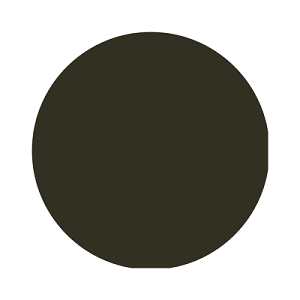
#> input picture images/circle1.png, 300 x 300 px
$ jupyter execute convertScaleAbs.ipynb   (older library calls are emulated)
#> lines starting #> are read from the running program, lines starting #| are printed output that depends on the picture; after the words box and inside, x2 and y2 are one past the last pixel; in counts of white or black regions, pixels touching at a corner belong together
[cell 1]
import numpy as np
import cv2
import matplotlib.pyplot as plt

# load image

[cell 2]
image = cv2.imread("../images/circle1.png")
#> image is the input picture: shape (300, 300, 3); mean B, G, R 146.1, 153, 154
image = cv2.cvtColor(image, cv2.COLOR_BGR2GRAY)
#> image: shape (300, 300)
print(image.shape)
#| (300, 300)
plt.imshow(image, cmap="gray")

[cell 3]
np.unique(image)
#> Out = 232 values from 15 to 255

## THRESH_OTSU

[cell 4]
retval, binary = cv2.threshold(
    src=image,
    thresh=150, # 阈值
    maxval=255, # dst图像中最大值 只对 THRESH_BINARY 和 THRESH_BINARY_INV 有效果
    type=cv2.THRESH_BINARY_INV,
)
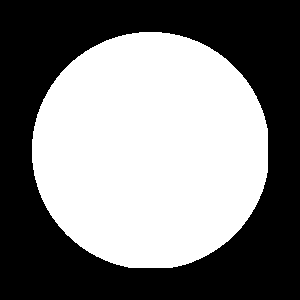
#> binary: shape (300, 300); 49.2% white; 1 white region, box (x1, y1, x2, y2) and area: (32, 32, 268, 268) 44285
print(retval)
plt.imshow(binary, cmap="gray")

[cell 5]
np.unique(binary)
#> Out = [0, 255]

# Sober

[cell 6]
Gx = cv2.Sobel(
    src=binary,
    ddepth=cv2.CV_64F,  # 输出图像深度
    dx=1,       # X方向，几阶导数
    dy=0,       # Y方向，几阶导数
    ksize=3,    # SOBEL算子kernel大小，必须是奇数
    scale=1,
    delta=0,
    borderType=cv2.BORDER_CONSTANT,
)
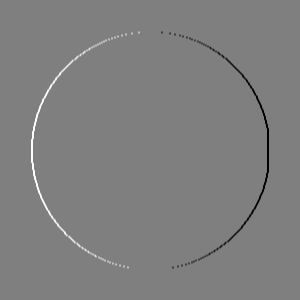
#> Gx: shape (300, 300) float64; min -1020, max 1020, mean 0; drawn with min black and max white
print(Gx)
#> (printed output is left out)
print(np.unique(Gx))
#| [-1020.  -765.  -510.  -255.     0.   255.   510.   765.  1020.]
plt.imshow(Gx)

# convertScaleAbs

[cell 7]
# 取像素绝对值
Gx_abs = cv2.convertScaleAbs(Gx)
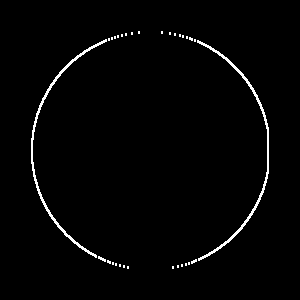
#> Gx_abs: shape (300, 300); 1.8% white in thin lines or dots, all inside (x1, y1, x2, y2) = (31, 31, 269, 269)
print(np.unique(Gx_abs))
#| [  0 255]
plt.imshow(Gx_abs)

[cell 8]
Gy = cv2.Sobel(
    src=binary,
    ddepth=cv2.CV_64F,  # 输出图像深度
    dx=0,       # X方向，几阶导数
    dy=1,       # Y方向，几阶导数
    ksize=3,    # SOBEL算子kernel大小，必须是奇数
    scale=1,
    delta=0,
    borderType=cv2.BORDER_CONSTANT,
)
print(Gy)
#> (printed output is left out)
print(np.unique(Gy))
#| [-1020.  -765.  -510.  -255.     0.   255.   510.   765.  1020.]
plt.imshow(Gy)

[cell 9]
# 取像素绝对值
Gy_abs = cv2.convertScaleAbs(Gy)
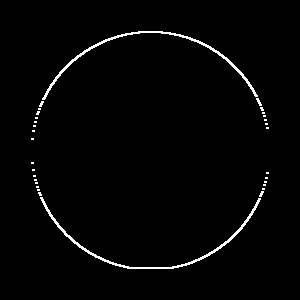
#> Gy_abs: shape (300, 300); 1.8% white in thin lines or dots, all inside (x1, y1, x2, y2) = (31, 31, 269, 269)
print(np.unique(Gy_abs))
#| [  0 255]
plt.imshow(Gy_abs)
